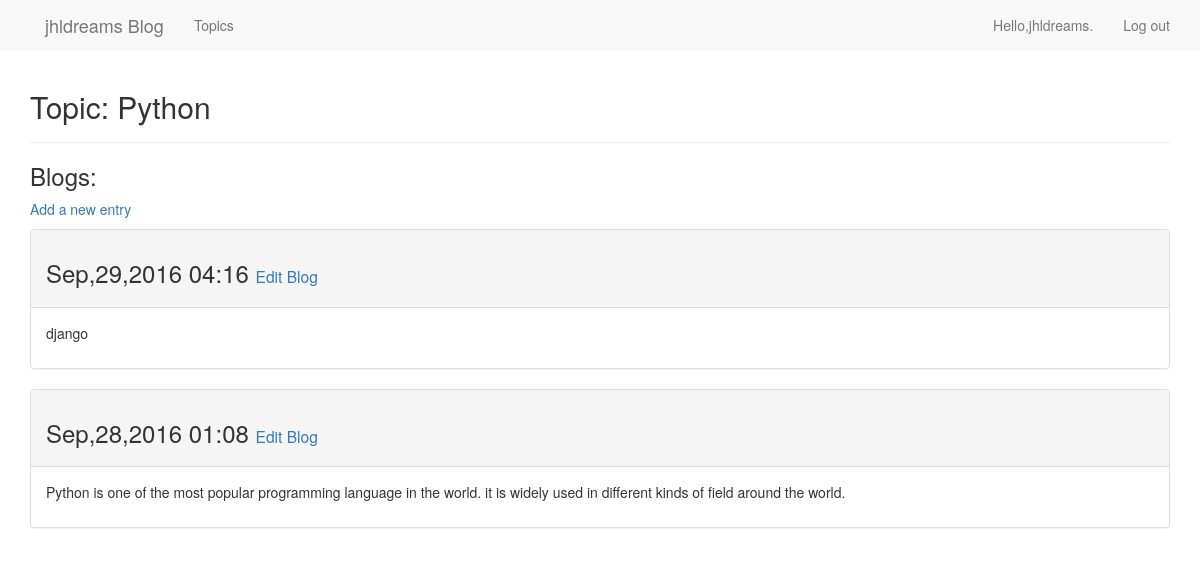
Page /topics/9/ (signed in) on the committed database.
### learning_logs/models.py (models this page shows, shortened)
class Topic(models.Model):
    text = models.CharField(max_length=200)
    date_added = models.DateTimeField(auto_now_add=True)
    owner = models.ForeignKey(User)
    def __str__(self):
        return self.text

class Entry(models.Model):
    topic = models.ForeignKey(Topic)
    text = models.TextField()
    date_added = models.DateTimeField(auto_now_add=True)
    class Meta:
        verbose_name_plural = 'entries'

### learning_logs/views.py (the view)
# urls.py: url(r'^topics/(?P<topic_id>[0-9]+)/$', views.topic, name='topic'),
@login_required
def topic(request, topic_id):
    tp = Topic.objects.get(id=topic_id)
    if tp.owner != request.user:
        raise Http404
    else:
        entries = tp.entry_set.order_by('-date_added')
        context = {'topic': tp, 'entries': entries}
        return render(request, 'learning_logs/topic.html', context)

### learning_logs/templates/learning_logs/topic.html (shortened to what this page needs)
<!DOCTYPE html>
<html lang="en">
<head>
</head>
<body>
    {% extends 'learning_logs/base.html' %}
    {% load bootstrap3 %}
    {% block header %}
        <h2><p>Topic: {{topic}}</p></h2>
    {% endblock header %}
    {% block content %}
        <h3><p>Blogs:</p></h3>
        <p>
            <a href="{% url 'learning_logs:new_entry' topic.id %}">Add a new entry</a>
        </p>
        {% for entry in entries %}
            <div class="panel panel-default">
                <div class="panel-heading">
                    <h3>
                        {{ entry.date_added|date:'M,d,Y H:i' }}
                        <small>
                            <a href="{% url 'learning_logs:edit_entry' entry.id %}">Edit Blog</a>
                        </small>
                    </h3>
                </div>
                <div class="panel-body">
                    {{ entry.text|linebreaks }}
                </div>
            </div>
        {% empty %}
            There are no entries for this topic yet.
        {% endfor %}
{% endblock content %}

### learning_logs/templates/learning_logs/base.html (shortened to what this page needs)
<!DOCTYPE html>
<html lang="en">
<head>
    {% load bootstrap3 %}
    {% bootstrap_css %}
</head>
<body>
    <nav class="nabar navbar-default navbar-static-top">
        <div class="container">
            <div class="navbar-header">
                {% if user.is_authenticated %}
                    <a class="navbar-brand" href="{% url 'learning_logs:index' %}">{{user.username}} Blog</a>
                {% else %}
                    <a class="navbar-brand" href="{% url 'learning_logs:index' %}">Learning Blog</a>
                {% endif %}
            </div>
            <div id="navbar" class="navbar-collapse collapse">
               <ul class="nav navbar-nav">
                 <li>
                        <a href="{% url 'learning_logs:topics' %}">Topics</a>
                 </li>
               </ul>
               <ul class="nav navbar-nav navbar-right">
                   {% if user.is_authenticated %}
                        <li><a>Hello,{{user.username}}.</a></li>
                        <li><a href="{% url 'users:logout' %}">Log out</a></li>
                    {% else %}
                        <li><a href="{% url 'users:register' %}">Register</a></li>
                        <li><a href="{% url 'users:login' %}">Login</a></li>
                    {% endif %}
               </ul>
            </div>
        </div>
    </nav>
    <div class="container">
        <div class="page-header">
            {% block header %}
            {% endblock header %}
        </div>
        <div>
            {% block content %}
            {% endblock content %}
        </div>
    </div>
</body>
</html>

### rows in the picture
Topic: text "Python"
Entry: date_added "Sep,29,2016 04:16", text "django"
Entry: date_added "Sep,28,2016 01:08", text "Python is one of the most popular programming language in the world. it is widely used in different kinds of field around the world."

### other values in the picture
{{ user.username }} "jhldreams"
